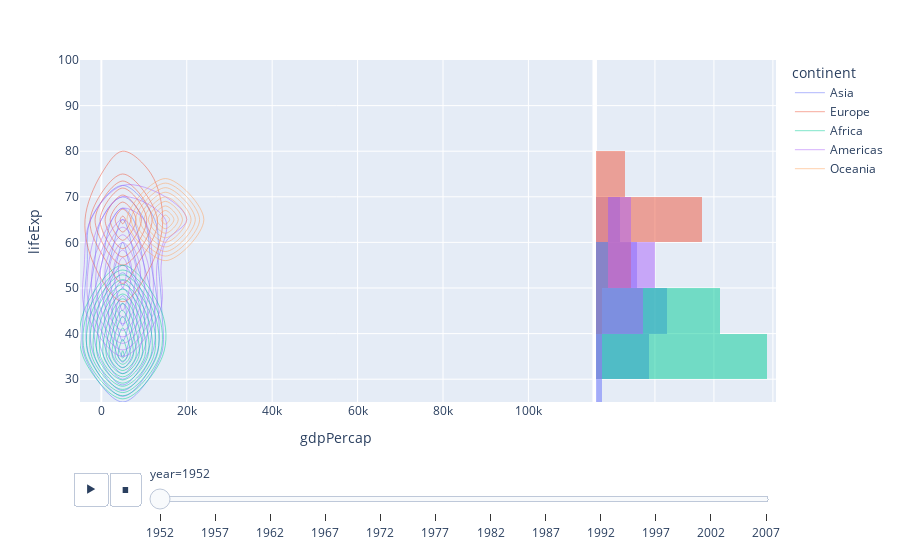

Write notebook code for a chart like this one.
### Code cell
fig = px.density_contour(
    gapminder,
    x="gdpPercap",
    y="lifeExp",
    color="continent",
    marginal_y="histogram",
    animation_frame="year",
    animation_group="country",
    range_y=[25, 100],
)
fig.show()

### Figure 1 — Plotly figure (JSON) as saved in the notebook; plotly's stock layout.template omitted (floating-point values rounded to 4 significant figures)
{"data": [{"contours": {"coloring": "none"}, "hovertemplate": "continent=Asia<br>year=1952<br>gdpPercap=%{x}<br>lifeExp=%{y}<br>count=%{z}<extra></extra>", "ids": ["Afghanistan", "Bahrain", "Bangladesh", "Cambodia", "China", "Hong Kong, China", "India", "Indonesia", "Iran", "Iraq", "Israel", "Japan", "Jordan", "Korea, Dem. Rep.", "Korea, Rep.", "Kuwait", "Lebanon", "Malaysia", "Mongolia", "Myanmar", "Nepal", "Oman", "Pakistan", "Philippines", "Saudi Arabia", "Singapore", "Sri Lanka", "Syria", "Taiwan", "Thailand", "Vietnam", "West Bank and Gaza", "Yemen, Rep."], "legendgroup": "Asia", "line": {"color": "#636efa"}, "name": "Asia", "showlegend": true, "type": "histogram2dcontour", "x": [779.4, 9867.0, 684.2, 368.5, 400.4, 3054.0, 546.6, 749.7, 3035.0, 4130.0, 4087.0, 3217.0, 1547.0, 1088.0, 1031.0, 108400.0, 4835.0, 1831.0, 786.6, 331.0, 545.9, 1828.0, 684.6, 1273.0, 6460.0, 2315.0, 1084.0, 1643.0, 1207.0, 757.8, 605.1, 1516.0, 781.7], "xaxis": "x", "xbingroup": "x", "y": [28.8, 50.94, 37.48, 39.42, 44.0, 60.96, 37.37, 37.47, 44.87, 45.32, 65.39, 63.03, 43.16, 50.06, 47.45, 55.56, 55.93, 48.46, 42.24, 36.32, 36.16, 37.58, 43.44, 47.75, 39.88, 60.4, 57.59, 45.88, 58.5, 50.85, 40.41, 43.16, 32.55], "yaxis": "y", "ybingroup": "y"}, {"bingroup": "y", "hovertemplate": "continent=Asia<br>year=1952<br>lifeExp=%{y}<br>count=%{x}<extra></extra>", "legendgroup": "Asia", "marker": {"color": "#636efa"}, "name": "Asia", "opacity": 0.5, "showlegend": false, "type": "histogram", "xaxis": "x2", "y": [28.8, 50.94, 37.48, 39.42, 44.0, 60.96, 37.37, 37.47, 44.87, 45.32, 65.39, 63.03, 43.16, 50.06, 47.45, 55.56, 55.93, 48.46, 42.24, 36.32, 36.16, 37.58, 43.44, 47.75, 39.88, 60.4, 57.59, 45.88, 58.5, 50.85, 40.41, 43.16, 32.55], "yaxis": "y2"}, {"contours": {"coloring": "none"}, "hovertemplate": "continent=Europe<br>year=1952<br>gdpPercap=%{x}<br>lifeExp=%{y}<br>count=%{z}<extra></extra>", "ids": ["Albania", "Austria", "Belgium", "Bosnia and Herzegovina", "Bulgaria", "Croatia", "Czech Republic", "Denmark", "Finland", "France", "Germany", "Greece", "Hungary", "Iceland", "Ireland", "Italy", "Montenegro", "Netherlands", "Norway", "Poland", "Portugal", "Romania", "Serbia", "Slovak Republic", "Slovenia", "Spain", "Sweden", "Switzerland", "Turkey", "United Kingdom"], "legendgroup": "Europe", "line": {"color": "#EF553B"}, "name": "Europe", "showlegend": true, "type": "histogram2dcontour", "x": [1601.0, 6137.0, 8343.0, 973.5, 2444.0, 3119.0, 6876.0, 9692.0, 6425.0, 7030.0, 7144.0, 3531.0, 5264.0, 7268.0, 5210.0, 4931.0, 2648.0, 8942.0, 10100.0, 4029.0, 3068.0, 3145.0, 3581.0, 5075.0, 4215.0, 3834.0, 8528.0, 14730.0, 1969.0, 9980.0], "xaxis": "x", "xbingroup": "x", "y": [55.23, 66.8, 68.0, 53.82, 59.6, 61.21, 66.87, 70.78, 66.55, 67.41, 67.5, 65.86, 64.03, 72.49, 66.91, 65.94, 59.16, 72.13, 72.67, 61.31, 59.82, 61.05, 58.0, 64.36, 65.57, 64.94, 71.86, 69.62, 43.59, 69.18], "yaxis": "y", "ybingroup": "y"}, {"bingroup": "y", "hovertemplate": "continent=Europe<br>year=1952<br>lifeExp=%{y}<br>count=%{x}<extra></extra>", "legendgroup": "Europe", "marker": {"color": "#EF553B"}, "name": "Europe", "opacity": 0.5, "showlegend": false, "type": "histogram", "xaxis": "x2", "y": [55.23, 66.8, 68.0, 53.82, 59.6, 61.21, 66.87, 70.78, 66.55, 67.41, 67.5, 65.86, 64.03, 72.49, 66.91, 65.94, 59.16, 72.13, 72.67, 61.31, 59.82, 61.05, 58.0, 64.36, 65.57, 64.94, 71.86, 69.62, 43.59, 69.18], "yaxis": "y2"}, {"contours": {"coloring": "none"}, "hovertemplate": "continent=Africa<br>year=1952<br>gdpPercap=%{x}<br>lifeExp=%{y}<br>count=%{z}<extra></extra>", "ids": ["Algeria", "Angola", "Benin", "Botswana", "Burkina Faso", "Burundi", "Cameroon", "Central African Republic", "Chad", "Comoros", "Congo, Dem. Rep.", "Congo, Rep.", "Cote d'Ivoire", "Djibouti", "Egypt", "Equatorial Guinea", "Eritrea", "Ethiopia", "Gabon", "Gambia", "Ghana", "Guinea", "Guinea-Bissau", "Kenya", "Lesotho", "Liberia", "Libya", "Madagascar", "Malawi", "Mali", "Mauritania", "Mauritius", "Morocco", "Mozambique", "Namibia", "Niger", "Nigeria", "Reunion", "Rwanda", "Sao Tome and Principe", "Senegal", "Sierra Leone", "Somalia", "South Africa", "Sudan", "Swaziland", "Tanzania", "Togo", "Tunisia", "Uganda", "Zambia", "Zimbabwe"], "legendgroup": "Africa", "line": {"color": "#00cc96"}, "name": "Africa", "showlegend": true, "type": "histogram2dcontour", "x": [2449.0, 3521.0, 1063.0, 851.2, 543.3, 339.3, 1173.0, 1071.0, 1179.0, 1103.0, 780.5, 2126.0, 1389.0, 2670.0, 1419.0, 375.6, 328.9, 362.1, 4293.0, 485.2, 911.3, 510.2, 299.9, 853.5, 298.8, 575.6, 2388.0, 1443.0, 369.2, 452.3, 743.1, 1968.0, 1688.0, 468.5, 2424.0, 761.9, 1077.0, 2719.0, 493.3, 879.6, 1450.0, 879.8, 1136.0, 4725.0, 1616.0, 1148.0, 716.7, 859.8, 1468.0, 734.8, 1147.0, 406.9], "xaxis": "x", "xbingroup": "x", "y": [43.08, 30.02, 38.22, 47.62, 31.98, 39.03, 38.52, 35.46, 38.09, 40.72, 39.14, 42.11, 40.48, 34.81, 41.89, 34.48, 35.93, 34.08, 37.0, 30.0, 43.15, 33.61, 32.5, 42.27, 42.14, 38.48, 42.72, 36.68, 36.26, 33.69, 40.54, 50.99, 42.87, 31.29, 41.73, 37.44, 36.32, 52.72, 40.0, 46.47, 37.28, 30.33, 32.98, 45.01, 38.63, 41.41, 41.22, 38.6, 44.6, 39.98, 42.04, 48.45], "yaxis": "y", "ybingroup": "y"}, {"bingroup": "y", "hovertemplate": "continent=Africa<br>year=1952<br>lifeExp=%{y}<br>count=%{x}<extra></extra>", "legendgroup": "Africa", "marker": {"color": "#00cc96"}, "name": "Africa", "opacity": 0.5, "showlegend": false, "type": "histogram", "xaxis": "x2", "y": [43.08, 30.02, 38.22, 47.62, 31.98, 39.03, 38.52, 35.46, 38.09, 40.72, 39.14, 42.11, 40.48, 34.81, 41.89, 34.48, 35.93, 34.08, 37.0, 30.0, 43.15, 33.61, 32.5, 42.27, 42.14, 38.48, 42.72, 36.68, 36.26, 33.69, 40.54, 50.99, 42.87, 31.29, 41.73, 37.44, 36.32, 52.72, 40.0, 46.47, 37.28, 30.33, 32.98, 45.01, 38.63, 41.41, 41.22, 38.6, 44.6, 39.98, 42.04, 48.45], "yaxis": "y2"}, {"contours": {"coloring": "none"}, "hovertemplate": "continent=Americas<br>year=1952<br>gdpPercap=%{x}<br>lifeExp=%{y}<br>count=%{z}<extra></extra>", "ids": ["Argentina", "Bolivia", "Brazil", "Canada", "Chile", "Colombia", "Costa Rica", "Cuba", "Dominican Republic", "Ecuador", "El Salvador", "Guatemala", "Haiti", "Honduras", "Jamaica", "Mexico", "Nicaragua", "Panama", "Paraguay", "Peru", "Puerto Rico", "Trinidad and Tobago", "United States", "Uruguay", "Venezuela"], "legendgroup": "Americas", "line": {"color": "#ab63fa"}, "name": "Americas", "showlegend": true, "type": "histogram2dcontour", "x": [5911.0, 2677.0, 2109.0, 11370.0, 3940.0, 2144.0, 2627.0, 5587.0, 1398.0, 3522.0, 3048.0, 2428.0, 1840.0, 2195.0, 2899.0, 3478.0, 3112.0, 2480.0, 1952.0, 3759.0, 3082.0, 3023.0, 13990.0, 5717.0, 7690.0], "xaxis": "x", "xbingroup": "x", "y": [62.48, 40.41, 50.92, 68.75, 54.74, 50.64, 57.21, 59.42, 45.93, 48.36, 45.26, 42.02, 37.58, 41.91, 58.53, 50.79, 42.31, 55.19, 62.65, 43.9, 64.28, 59.1, 68.44, 66.07, 55.09], "yaxis": "y", "ybingroup": "y"}, {"bingroup": "y", "hovertemplate": "continent=Americas<br>year=1952<br>lifeExp=%{y}<br>count=%{x}<extra></extra>", "legendgroup": "Americas", "marker": {"color": "#ab63fa"}, "name": "Americas", "opacity": 0.5, "showlegend": false, "type": "histogram", "xaxis": "x2", "y": [62.48, 40.41, 50.92, 68.75, 54.74, 50.64, 57.21, 59.42, 45.93, 48.36, 45.26, 42.02, 37.58, 41.91, 58.53, 50.79, 42.31, 55.19, 62.65, 43.9, 64.28, 59.1, 68.44, 66.07, 55.09], "yaxis": "y2"}, {"contours": {"coloring": "none"}, "hovertemplate": "continent=Oceania<br>year=1952<br>gdpPercap=%{x}<br>lifeExp=%{y}<br>count=%{z}<extra></extra>", "ids": ["Australia", "New Zealand"], "legendgroup": "Oceania", "line": {"color": "#FFA15A"}, "name": "Oceania", "showlegend": true, "type": "histogram2dcontour", "x": [10040.0, 10560.0], "xaxis": "x", "xbingroup": "x", "y": [69.12, 69.39], "yaxis": "y", "ybingroup": "y"}, {"bingroup": "y", "hovertemplate": "continent=Oceania<br>year=1952<br>lifeExp=%{y}<br>count=%{x}<extra></extra>", "legendgroup": "Oceania", "marker": {"color": "#FFA15A"}, "name": "Oceania", "opacity": 0.5, "showlegend": false, "type": "histogram", "xaxis": "x2", "y": [69.12, 69.39], "yaxis": "y2"}], "layout": {"barmode": "overlay", "legend": {"title": {"text": "continent"}, "tracegroupgap": 0}, "margin": {"t": 60}, "sliders": [{"active": 0, "currentvalue": {"prefix": "year="}, "len": 0.9, "pad": {"b": 10, "t": 60}, "steps": [{"args": [["1952"], {"frame": {"duration": 0, "redraw": true}, "fromcurrent": true, "mode": "immediate", "transition": {"duration": 0, "easing": "linear"}}], "label": "1952", "method": "animate"}, {"args": [["1957"], {"frame": {"duration": 0, "redraw": true}, "fromcurrent": true, "mode": "immediate", "transition": {"duration": 0, "easing": "linear"}}], "label": "1957", "method": "animate"}, {"args": [["1962"], {"frame": {"duration": 0, "redraw": true}, "fromcurrent": true, "mode": "immediate", "transition": {"duration": 0, "easing": "linear"}}], "label": "1962", "method": "animate"}, {"args": [["1967"], {"frame": {"duration": 0, "redraw": true}, "fromcurrent": true, "mode": "immediate", "transition": {"duration": 0, "easing": "linear"}}], "label": "1967", "method": "animate"}, {"args": [["1972"], {"frame": {"duration": 0, "redraw": true}, "fromcurrent": true, "mode": "immediate", "transition": {"duration": 0, "easing": "linear"}}], "label": "1972", "method": "animate"}, {"args": [["1977"], {"frame": {"duration": 0, "redraw": true}, "fromcurrent": true, "mode": "immediate", "transition": {"duration": 0, "easing": "linear"}}], "label": "1977", "method": "animate"}, {"args": [["1982"], {"frame": {"duration": 0, "redraw": true}, "fromcurrent": true, "mode": "immediate", "transition": {"duration": 0, "easing": "linear"}}], "label": "1982", "method": "animate"}, {"args": [["1987"], {"frame": {"duration": 0, "redraw": true}, "fromcurrent": true, "mode": "immediate", "transition": {"duration": 0, "easing": "linear"}}], "label": "1987", "method": "animate"}, {"args": [["1992"], {"frame": {"duration": 0, "redraw": true}, "fromcurrent": true, "mode": "immediate", "transition": {"duration": 0, "easing": "linear"}}], "label": "1992", "method": "animate"}, {"args": [["1997"], {"frame": {"duration": 0, "redraw": true}, "fromcurrent": true, "mode": "immediate", "transition": {"duration": 0, "easing": "linear"}}], "label": "1997", "method": "animate"}, {"args": [["2002"], {"frame": {"duration": 0, "redraw": true}, "fromcurrent": true, "mode": "immediate", "transition": {"duration": 0, "easing": "linear"}}], "label": "2002", "method": "animate"}, {"args": [["2007"], {"frame": {"duration": 0, "redraw": true}, "fromcurrent": true, "mode": "immediate", "transition": {"duration": 0, "easing": "linear"}}], "label": "2007", "method": "animate"}], "x": 0.1, "xanchor": "left", "y": 0, "yanchor": "top"}], "updatemenus": [{"buttons": [{"args": [null, {"frame": {"duration": 500, "redraw": true}, "fromcurrent": true, "mode": "immediate", "transition": {"duration": 500, "easing": "linear"}}], "label": "&#9654;", "method": "animate"}, {"args": [[null], {"frame": {"duration": 0, "redraw": true}, "fromcurrent": true, "mode": "immediate", "transition": {"duration": 0, "easing": "linear"}}], "label": "&#9724;", "method": "animate"}], "direction": "left", "pad": {"r": 10, "t": 70}, "showactive": false, "type": "buttons", "x": 0.1, "xanchor": "right", "y": 0, "yanchor": "top"}], "xaxis": {"anchor": "y", "domain": [0, 0.7363], "title": {"text": "gdpPercap"}}, "xaxis2": {"anchor": "y2", "domain": [0.7413, 1], "matches": "x2", "showgrid": true, "showline": false, "showticklabels": false, "ticks": ""}, "yaxis": {"anchor": "x", "domain": [0, 1], "range": [25, 100], "title": {"text": "lifeExp"}}, "yaxis2": {"anchor": "x2", "domain": [0, 1], "matches": "y", "showgrid": true, "showticklabels": false}}}
